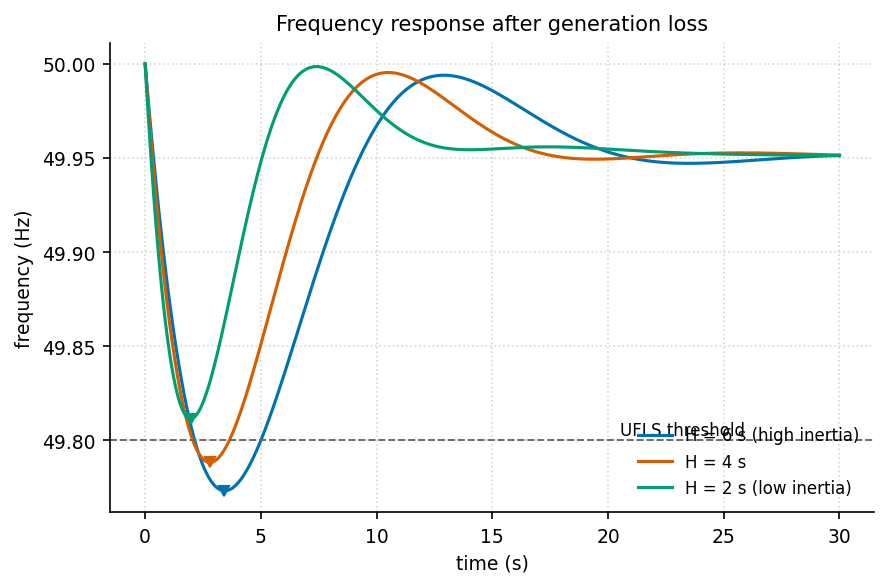

Generate this figure with Python:
"""grid_frequency_response: 电网频率响应（不同惯量水平对比）."""
import sys, os; sys.path.insert(0, os.path.join(os.path.dirname(os.path.abspath(__file__)), '..', '..', '_utils', 'python'))
import numpy as np
import matplotlib.pyplot as plt
from theme import apply_theme
from palette import cycle

def make_figure(title='Frequency response after generation loss'):
    apply_theme()
    t = np.linspace(0, 30, 1200)
    fig, ax = plt.subplots()
    for i, (H, label) in enumerate([(6, 'H = 6 s (high inertia)'),
                                    (4, 'H = 4 s'),
                                    (2, 'H = 2 s (low inertia)')]):
        wn = 0.45*np.sqrt(4/H); zeta = 0.5
        wd = wn*np.sqrt(1 - zeta**2)
        df = -0.65*(4/H)**0.35*np.exp(-zeta*wn*t)*np.sin(wd*t)/(wd*4)
        f = 50 + df - 0.05*(1 - np.exp(-t/8))
        ax.plot(t, f, color=cycle(i), label=label)
        ax.plot(t[np.argmin(f)], f.min(), 'v', color=cycle(i), ms=5)
    ax.axhline(49.8, color='0.4', linestyle='--', linewidth=0.9)
    ax.text(20.5, 49.803, 'UFLS threshold', fontsize=8)
    ax.set_xlabel('time (s)'); ax.set_ylabel('frequency (Hz)'); ax.set_title(title)
    ax.legend(loc='lower right'); ax.grid(True, linestyle=':', alpha=0.5)
    fig.tight_layout()
    return fig

if __name__ == '__main__':
    fig = make_figure(); fig.savefig(__file__.replace('.py', '.png'), dpi=150)
